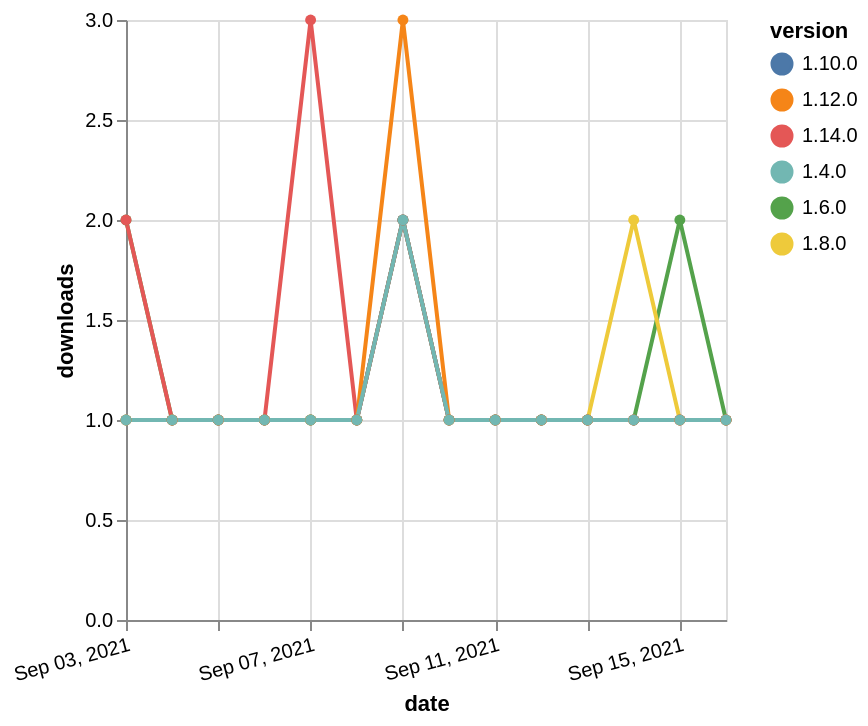

Vega-Lite specification for this chart:
### Vega-Lite specification from a JSON file in a GitHub repository (floating-point values rounded to 4 significant figures)
{"$schema": "https://vega.github.io/schema/vega-lite/v5.json", "description": "A simple bar chart with embedded data.", "data": {"values": [{"date": "2021-09-03", "total": 216, "delta": 2, "version": "1.6.0"}, {"date": "2021-09-04", "total": 217, "delta": 1, "version": "1.6.0"}, {"date": "2021-09-05", "total": 218, "delta": 1, "version": "1.6.0"}, {"date": "2021-09-06", "total": 219, "delta": 1, "version": "1.6.0"}, {"date": "2021-09-07", "total": 220, "delta": 1, "version": "1.6.0"}, {"date": "2021-09-08", "total": 221, "delta": 1, "version": "1.6.0"}, {"date": "2021-09-09", "total": 223, "delta": 2, "version": "1.6.0"}, {"date": "2021-09-10", "total": 224, "delta": 1, "version": "1.6.0"}, {"date": "2021-09-11", "total": 225, "delta": 1, "version": "1.6.0"}, {"date": "2021-09-12", "total": 226, "delta": 1, "version": "1.6.0"}, {"date": "2021-09-13", "total": 227, "delta": 1, "version": "1.6.0"}, {"date": "2021-09-14", "total": 228, "delta": 1, "version": "1.6.0"}, {"date": "2021-09-15", "total": 230, "delta": 2, "version": "1.6.0"}, {"date": "2021-09-16", "total": 231, "delta": 1, "version": "1.6.0"}, {"date": "2021-09-03", "total": 228, "delta": 1, "version": "1.8.0"}, {"date": "2021-09-04", "total": 229, "delta": 1, "version": "1.8.0"}, {"date": "2021-09-05", "total": 230, "delta": 1, "version": "1.8.0"}, {"date": "2021-09-06", "total": 231, "delta": 1, "version": "1.8.0"}, {"date": "2021-09-07", "total": 232, "delta": 1, "version": "1.8.0"}, {"date": "2021-09-08", "total": 233, "delta": 1, "version": "1.8.0"}, {"date": "2021-09-09", "total": 235, "delta": 2, "version": "1.8.0"}, {"date": "2021-09-10", "total": 236, "delta": 1, "version": "1.8.0"}, {"date": "2021-09-11", "total": 237, "delta": 1, "version": "1.8.0"}, {"date": "2021-09-12", "total": 238, "delta": 1, "version": "1.8.0"}, {"date": "2021-09-13", "total": 239, "delta": 1, "version": "1.8.0"}, {"date": "2021-09-14", "total": 241, "delta": 2, "version": "1.8.0"}, {"date": "2021-09-15", "total": 242, "delta": 1, "version": "1.8.0"}, {"date": "2021-09-16", "total": 243, "delta": 1, "version": "1.8.0"}, {"date": "2021-09-03", "total": 190, "delta": 1, "version": "1.10.0"}, {"date": "2021-09-04", "total": 191, "delta": 1, "version": "1.10.0"}, {"date": "2021-09-05", "total": 192, "delta": 1, "version": "1.10.0"}, {"date": "2021-09-06", "total": 193, "delta": 1, "version": "1.10.0"}, {"date": "2021-09-07", "total": 194, "delta": 1, "version": "1.10.0"}, {"date": "2021-09-08", "total": 195, "delta": 1, "version": "1.10.0"}, {"date": "2021-09-09", "total": 197, "delta": 2, "version": "1.10.0"}, {"date": "2021-09-10", "total": 198, "delta": 1, "version": "1.10.0"}, {"date": "2021-09-11", "total": 199, "delta": 1, "version": "1.10.0"}, {"date": "2021-09-12", "total": 200, "delta": 1, "version": "1.10.0"}, {"date": "2021-09-13", "total": 201, "delta": 1, "version": "1.10.0"}, {"date": "2021-09-14", "total": 202, "delta": 1, "version": "1.10.0"}, {"date": "2021-09-15", "total": 203, "delta": 1, "version": "1.10.0"}, {"date": "2021-09-16", "total": 204, "delta": 1, "version": "1.10.0"}, {"date": "2021-09-03", "total": 135, "delta": 2, "version": "1.14.0"}, {"date": "2021-09-04", "total": 136, "delta": 1, "version": "1.14.0"}, {"date": "2021-09-05", "total": 137, "delta": 1, "version": "1.14.0"}, {"date": "2021-09-06", "total": 138, "delta": 1, "version": "1.14.0"}, {"date": "2021-09-07", "total": 141, "delta": 3, "version": "1.14.0"}, {"date": "2021-09-08", "total": 142, "delta": 1, "version": "1.14.0"}, {"date": "2021-09-09", "total": 144, "delta": 2, "version": "1.14.0"}, {"date": "2021-09-10", "total": 145, "delta": 1, "version": "1.14.0"}, {"date": "2021-09-11", "total": 146, "delta": 1, "version": "1.14.0"}, {"date": "2021-09-12", "total": 147, "delta": 1, "version": "1.14.0"}, {"date": "2021-09-13", "total": 148, "delta": 1, "version": "1.14.0"}, {"date": "2021-09-14", "total": 149, "delta": 1, "version": "1.14.0"}, {"date": "2021-09-15", "total": 150, "delta": 1, "version": "1.14.0"}, {"date": "2021-09-16", "total": 151, "delta": 1, "version": "1.14.0"}, {"date": "2021-09-03", "total": 215, "delta": 1, "version": "1.12.0"}, {"date": "2021-09-04", "total": 216, "delta": 1, "version": "1.12.0"}, {"date": "2021-09-05", "total": 217, "delta": 1, "version": "1.12.0"}, {"date": "2021-09-06", "total": 218, "delta": 1, "version": "1.12.0"}, {"date": "2021-09-07", "total": 219, "delta": 1, "version": "1.12.0"}, {"date": "2021-09-08", "total": 220, "delta": 1, "version": "1.12.0"}, {"date": "2021-09-09", "total": 223, "delta": 3, "version": "1.12.0"}, {"date": "2021-09-10", "total": 224, "delta": 1, "version": "1.12.0"}, {"date": "2021-09-11", "total": 225, "delta": 1, "version": "1.12.0"}, {"date": "2021-09-12", "total": 226, "delta": 1, "version": "1.12.0"}, {"date": "2021-09-13", "total": 227, "delta": 1, "version": "1.12.0"}, {"date": "2021-09-14", "total": 228, "delta": 1, "version": "1.12.0"}, {"date": "2021-09-15", "total": 229, "delta": 1, "version": "1.12.0"}, {"date": "2021-09-16", "total": 230, "delta": 1, "version": "1.12.0"}, {"date": "2021-09-03", "total": 272, "delta": 1, "version": "1.4.0"}, {"date": "2021-09-04", "total": 273, "delta": 1, "version": "1.4.0"}, {"date": "2021-09-05", "total": 274, "delta": 1, "version": "1.4.0"}, {"date": "2021-09-06", "total": 275, "delta": 1, "version": "1.4.0"}, {"date": "2021-09-07", "total": 276, "delta": 1, "version": "1.4.0"}, {"date": "2021-09-08", "total": 277, "delta": 1, "version": "1.4.0"}, {"date": "2021-09-09", "total": 279, "delta": 2, "version": "1.4.0"}, {"date": "2021-09-10", "total": 280, "delta": 1, "version": "1.4.0"}, {"date": "2021-09-11", "total": 281, "delta": 1, "version": "1.4.0"}, {"date": "2021-09-12", "total": 282, "delta": 1, "version": "1.4.0"}, {"date": "2021-09-13", "total": 283, "delta": 1, "version": "1.4.0"}, {"date": "2021-09-14", "total": 284, "delta": 1, "version": "1.4.0"}, {"date": "2021-09-15", "total": 285, "delta": 1, "version": "1.4.0"}, {"date": "2021-09-16", "total": 286, "delta": 1, "version": "1.4.0"}]}, "width": "container", "mark": {"type": "line", "point": {"filled": true}}, "encoding": {"x": {"field": "date", "type": "temporal", "timeUnit": "yearmonthdate", "title": "date", "axis": {"labelAngle": -15}}, "y": {"field": "delta", "type": "quantitative", "title": "downloads"}, "color": {"field": "version", "type": "nominal"}, "tooltip": {"field": "delta"}}}
